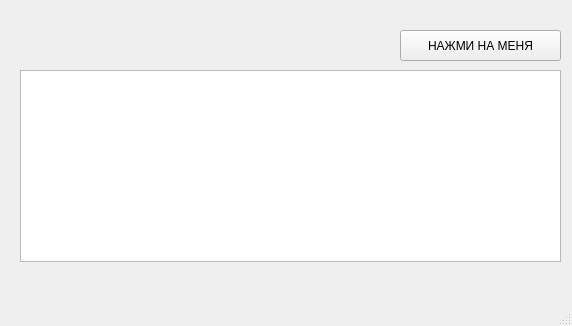
<?xml version="1.0" encoding="UTF-8"?>
<ui version="4.0">
 <class>MainWindow</class>
 <widget class="QMainWindow" name="MainWindow">
  <property name="geometry">
   <rect>
    <x>0</x>
    <y>0</y>
    <width>572</width>
    <height>326</height>
   </rect>
  </property>
  <property name="windowTitle">
   <string>keep calm and drink coffee</string>
  </property>
  <widget class="QWidget" name="centralwidget">
   <widget class="QPushButton" name="pushButton">
    <property name="geometry">
     <rect>
      <x>400</x>
      <y>30</y>
      <width>161</width>
      <height>31</height>
     </rect>
    </property>
    <property name="text">
     <string>НАЖМИ НА МЕНЯ</string>
    </property>
   </widget>
   <widget class="QTableWidget" name="tableWidget">
    <property name="geometry">
     <rect>
      <x>20</x>
      <y>70</y>
      <width>541</width>
      <height>192</height>
     </rect>
    </property>
    <property name="sizeAdjustPolicy">
     <enum>QAbstractScrollArea::AdjustToContents</enum>
    </property>
   </widget>
  </widget>
  <widget class="QMenuBar" name="menubar">
   <property name="geometry">
    <rect>
     <x>0</x>
     <y>0</y>
     <width>572</width>
     <height>26</height>
    </rect>
   </property>
  </widget>
  <widget class="QStatusBar" name="statusbar"/>
 </widget>
 <resources/>
 <connections/>
</ui>
